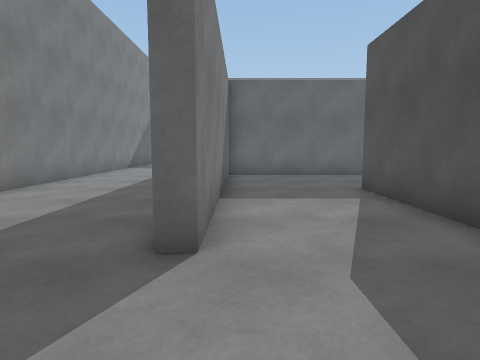
[1] (above)

18 first-person views from a walk through a 3-D level made in the Unity game engine. The camera is 1.2 m above the floor, tilts 6° down and sees 75° across. The floor is counted in squares, 1 m on a side. Each view is taken from the middle of a square. On the plan, view 1 faces up. The plan holds only what a view shows up to about 13 squares ahead; the rest is blank. The place goes on beyond the plan.

[2]
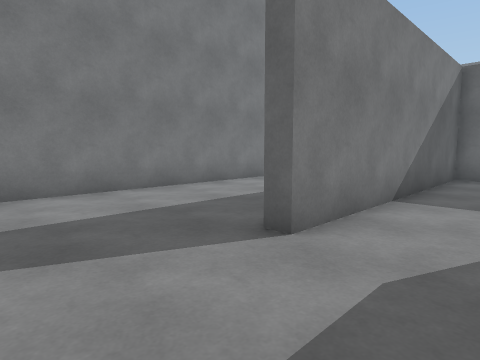

[3]
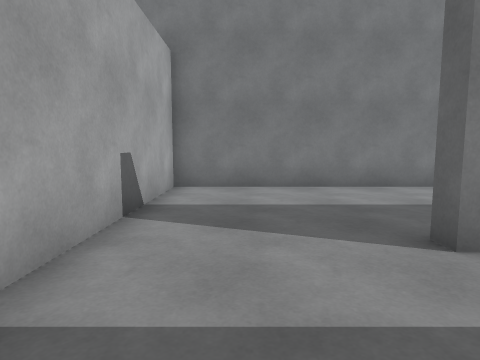

[4]
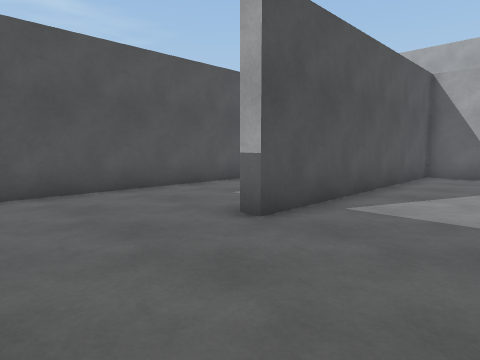

[5]
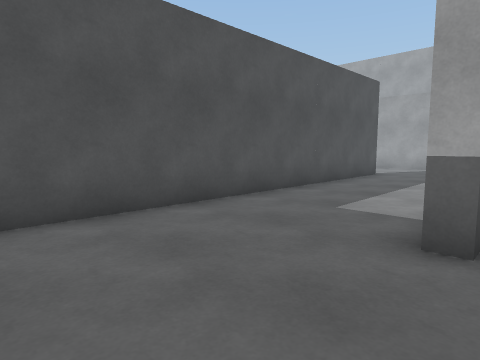

[6]
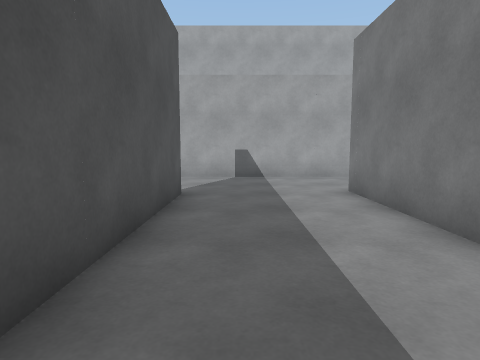

[7]
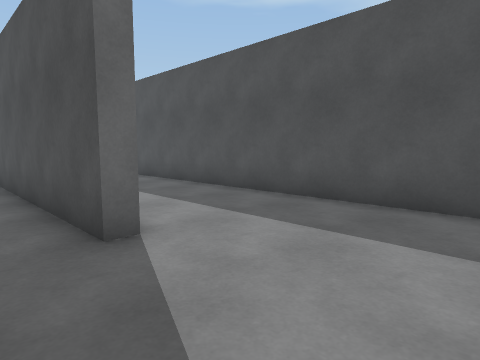

[8]
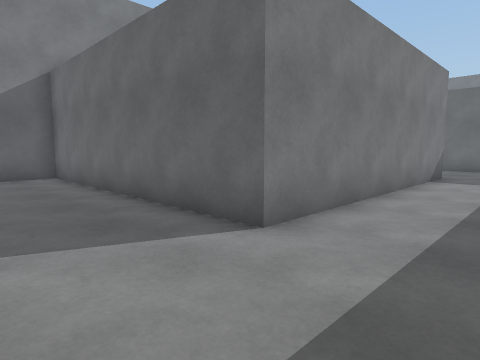

[9]
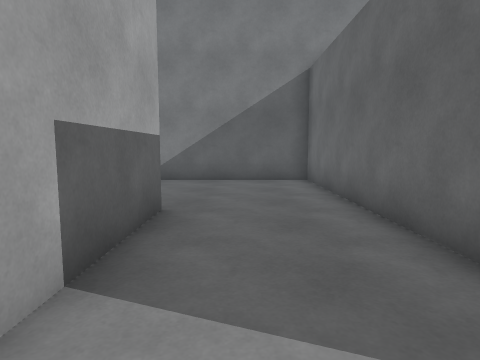

[10]
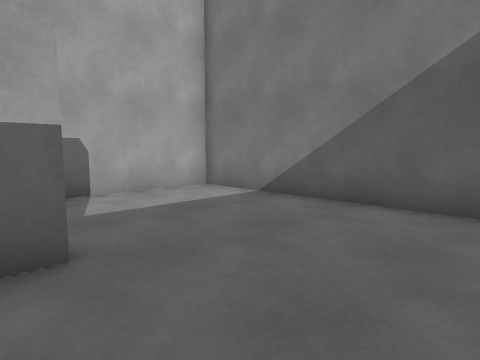

[11]
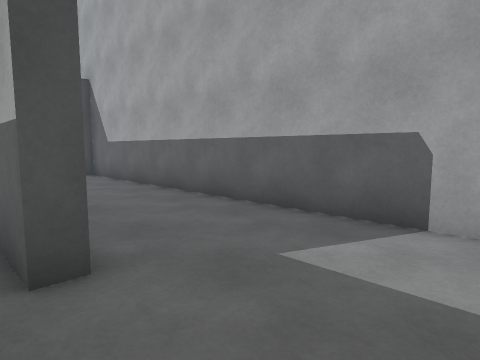

[12]
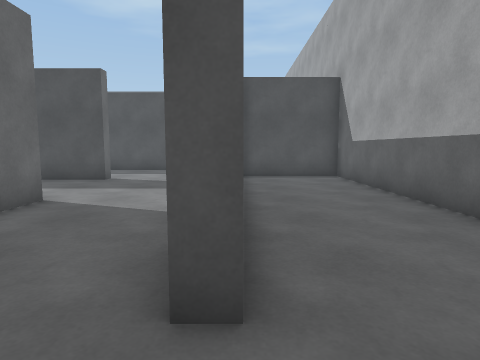

[13]
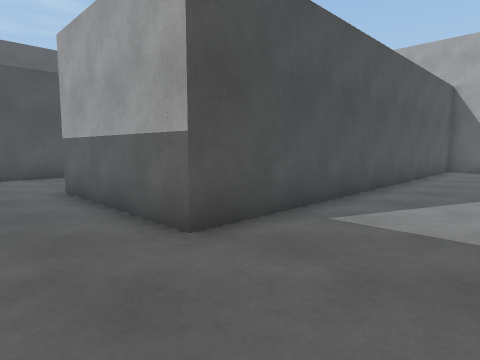

[14]
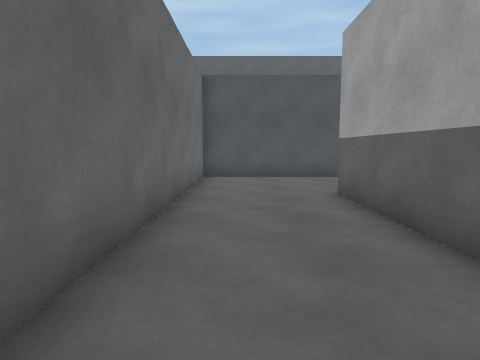

[15]
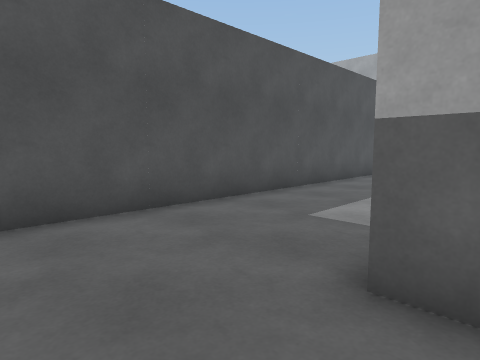

[16]
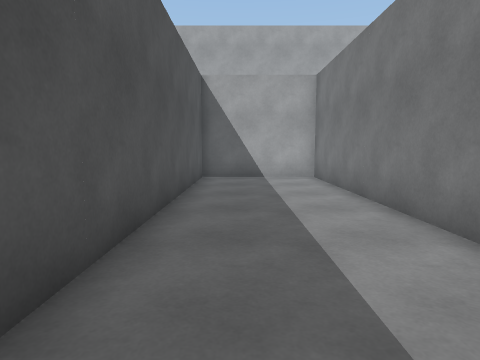

[17]
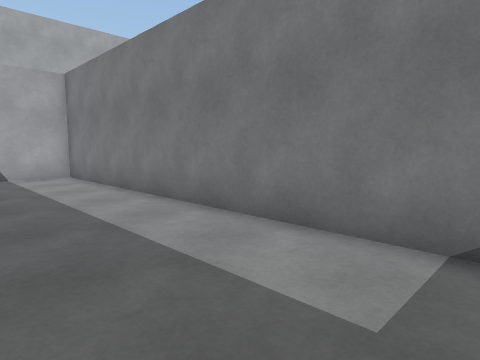

[18]
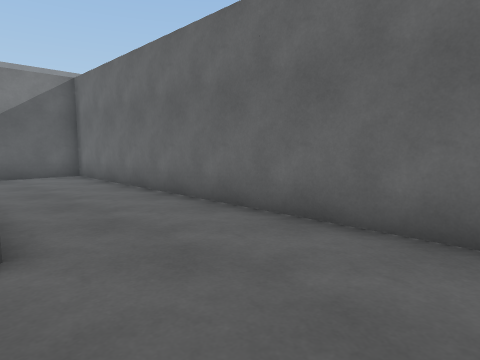

### Floor plan
Points are (right, up) in squares from view 1. A wall is a line through its corners. A room is listed if a view was taken in it or the views show most of it. See-through windows are left out.
Room 1 (views 1, 2, 3, 4, 5, 6, 7, 8, 9, 10, 11, 12, 13, 14, 15, 16, 17, 18)
walls: (9.1, -1) (8.5, -1) (8.5, 12.4); (13.5, -4.2) (13.5, 9.5) (19.1, 9.5); (0.2, 13.5) (-0.5, 13.5) (-0.5, 3.5) (-1, 3.5); (-1, -6.1) (-1, -5.5) (9.4, -5.5); (19, 7.6) (19, -5.5) (23.5, -5.5) (23.5, 13.5) (9, 13.5) (9, 10.8); (-6.4, 13.1) (-6.4, -1) (3.5, -1) (3.5, 9) (4, 9) (4, -1.5) (-6.4, -1.5) (-6.4, -10) (9.9, -10) (9.9, -6.1)

Positions as (right, up) in squares from view 1, and headings:
1: (0, 0), facing up
2: (2, 0), facing up-left
3: (3, 1), facing left
4: (0, 13), facing down-right
5: (3, 13), facing down-right
6: (7, 7), facing down
7: (7, -5), facing up-right
8: (7, -5), facing up-left
9: (5, -4), facing left
10: (0, -2), facing down-left
11: (-4, -5), facing down-right
12: (-3, -6), facing right
13: (10, 12), facing down-right
14: (11, 12), facing right
15: (18, 12), facing down-right
16: (22, 7), facing down
17: (23, 8), facing down-left
18: (23, 9), facing up-left
